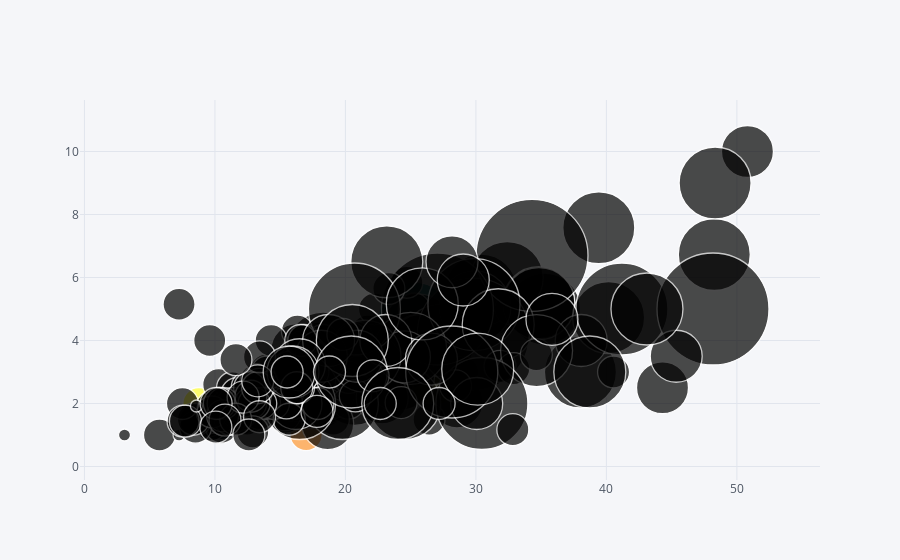

Notebook code cell kept with this figure:
### Markdown cell above
### Bubble

### Code cell
tips.iplot(kind='bubble',x='total_bill',y='tip',size='size')

### Figure 1 — Plotly figure (JSON) as saved in the notebook; plotly's stock layout.template omitted (floating-point values rounded to 4 significant figures; data arrays with more than 128 entries replaced by an {"elided": "..."} marker saying what was removed)
{"data": [{"marker": {"color": ["rgb(255, 153, 51)", "rgb(55, 128, 191)", "rgb(50, 171, 96)", "rgb(128, 0, 128)", "rgb(219, 64, 82)", "rgb(0, 128, 128)", "rgb(255, 255, 51)", "rgb(128, 128, 0)", "rgb(251, 128, 114)", "rgb(128, 177, 211)"], "line": {"width": 1.3}, "size": {"elided": "244 int values"}, "symbol": "circle"}, "mode": "markers", "text": "", "type": "scatter", "uid": "3d8c42f2-96ca-48bb-8fb7-b343430ab412", "x": {"elided": "244 float values"}, "y": {"elided": "244 float values"}}], "layout": {"legend": {"bgcolor": "#F5F6F9", "font": {"color": "#4D5663"}}, "paper_bgcolor": "#F5F6F9", "plot_bgcolor": "#F5F6F9", "title": {"font": {"color": "#4D5663"}}, "xaxis": {"gridcolor": "#E1E5ED", "showgrid": true, "tickfont": {"color": "#4D5663"}, "title": {"font": {"color": "#4D5663"}, "text": ""}, "zerolinecolor": "#E1E5ED"}, "yaxis": {"gridcolor": "#E1E5ED", "showgrid": true, "tickfont": {"color": "#4D5663"}, "title": {"font": {"color": "#4D5663"}, "text": ""}, "zerolinecolor": "#E1E5ED"}}}
